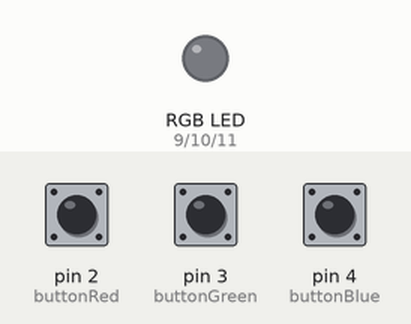
The sketch below on a simulated Arduino Uno, built with avr-gcc and run on an emulated ATmega328P. Shown: an RGB LED mixed from three pins (HIGH = lit). The inputs (shaded band) are chosen by the test bench; at power-on: pin 2 (buttonRed) LOW, pin 3 (buttonGreen) LOW, pin 4 (buttonBlue) LOW.

Above: at 1.2 s.
1.3 s: pin 2 (buttonRed) pulled HIGH for 0.15 s
At 1.37 s:
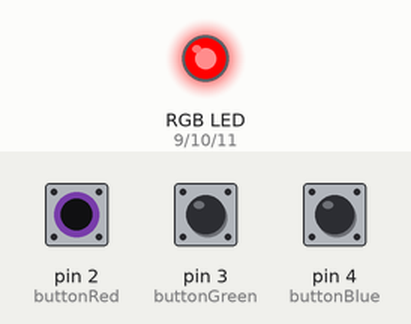
2.9 s: pin 3 (buttonGreen) pulled HIGH for 0.15 s
At 2.97 s:
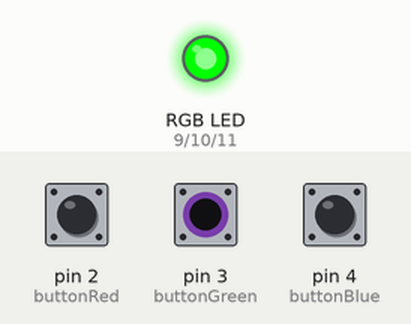
4.5 s: pin 4 (buttonBlue) pulled HIGH for 0.15 s
At 4.57 s:
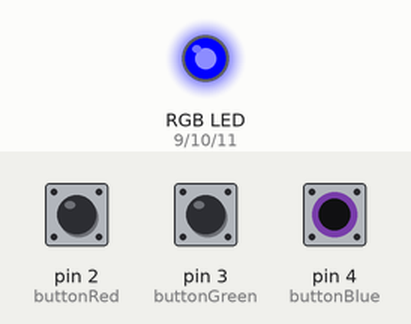
6.1 s: pin 4 (buttonBlue) pulled HIGH for 3.2 s
At 10.4 s:
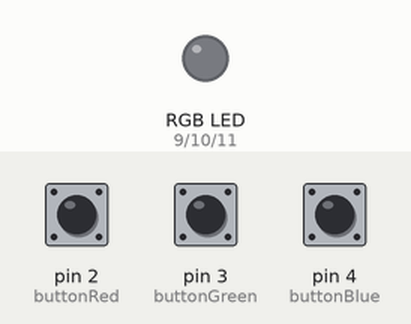
10.8 s: pin 2 (buttonRed) pulled HIGH for 3.2 s
At 11.5 s:
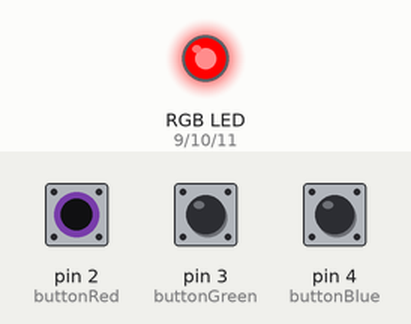
15.5 s: pin 2 (buttonRed) driven HIGH and pin 3 (buttonGreen) driven HIGH
At 16.3 s:
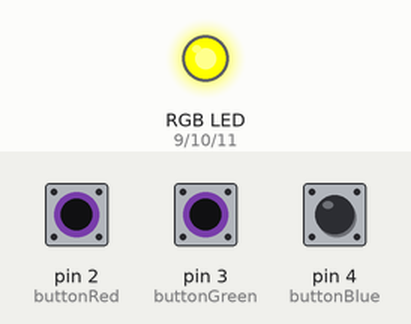
Timing chart, 0 to 18.0 s (numbered marks = the images above; inputs shaded):
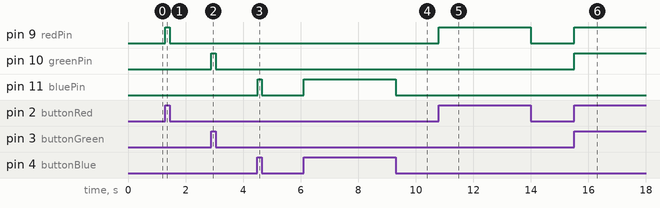

The sketch:

24.rgb_with_buttons.ino
```cpp
int redPin = 9;    // Red pin of the RGB LED
int greenPin = 10; // Green pin of the RGB LED
int bluePin = 11;  // Blue pin of the RGB LED

int buttonRed = 2;    // Button to control red color
int buttonGreen = 3;  // Button to control green color
int buttonBlue = 4;   // Button to control blue color

void setup() {
  pinMode(redPin, OUTPUT);
  pinMode(greenPin, OUTPUT);
  pinMode(bluePin, OUTPUT);

  pinMode(buttonRed, INPUT);
  pinMode(buttonGreen, INPUT);
  pinMode(buttonBlue, INPUT);
}

void loop() {
  if (digitalRead(buttonRed) == HIGH) {
    digitalWrite(redPin, HIGH);   // Turn on red
  } else {
    digitalWrite(redPin, LOW);    // Turn off red
  }

  if (digitalRead(buttonGreen) == HIGH) {
    digitalWrite(greenPin, HIGH); // Turn on green
  } else {
    digitalWrite(greenPin, LOW);  // Turn off green
  }

  if (digitalRead(buttonBlue) == HIGH) {
    digitalWrite(bluePin, HIGH);  // Turn on blue
  } else {
    digitalWrite(bluePin, LOW);   // Turn off blue
  }
}
```

Measured:
- after the input at 1.3 s, pin 9 (redPin): LOW → HIGH at once, → LOW 0.15 s later
- after the input at 2.9 s, pin 10 (greenPin): LOW → HIGH at once, → LOW 0.15 s later
- after the input at 4.5 s, pin 11 (bluePin): LOW → HIGH at once, → LOW 0.15 s later
- after the input at 6.1 s, pin 11 (bluePin): LOW → HIGH at once, → LOW 3.2 s later
- after the input at 10.8 s, pin 9 (redPin): LOW → HIGH at once, → LOW 3.2 s later
- after the input at 15.5 s, pin 9 (redPin), pin 10 (greenPin): LOW → HIGH at once
